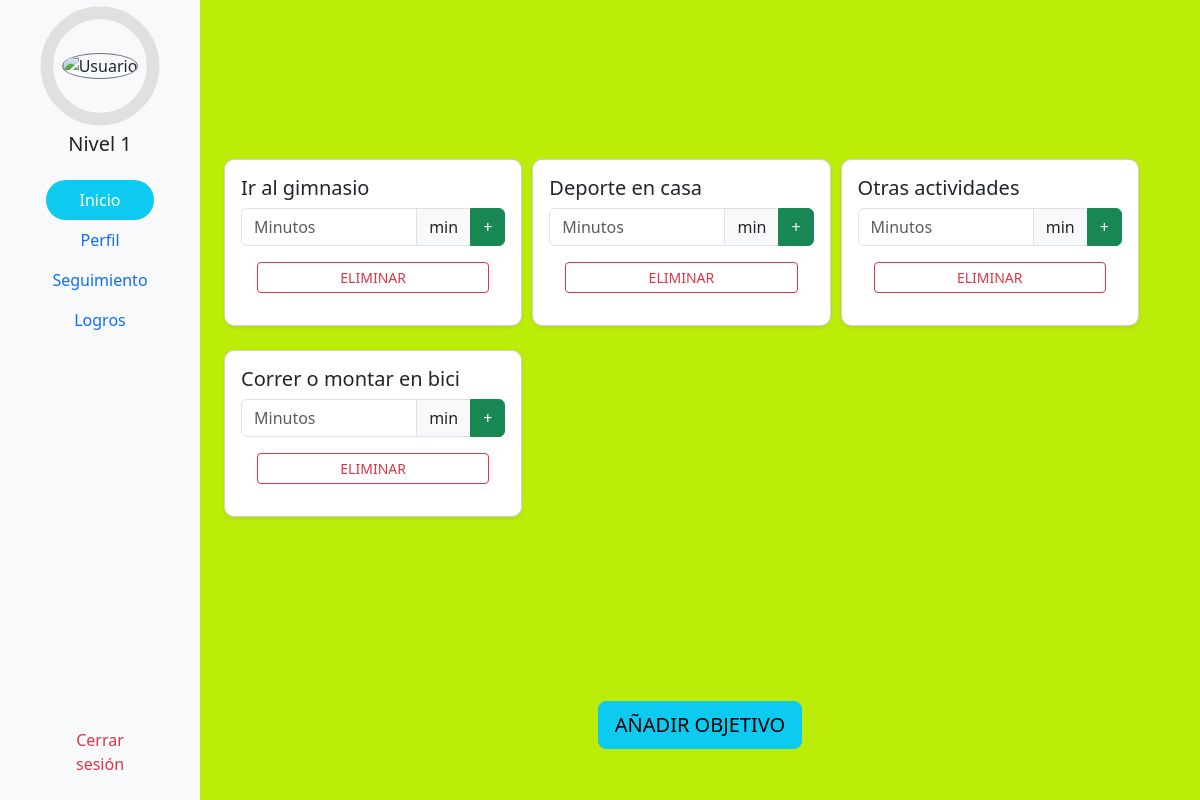
The page / (signed in) on the database as committed earlier.
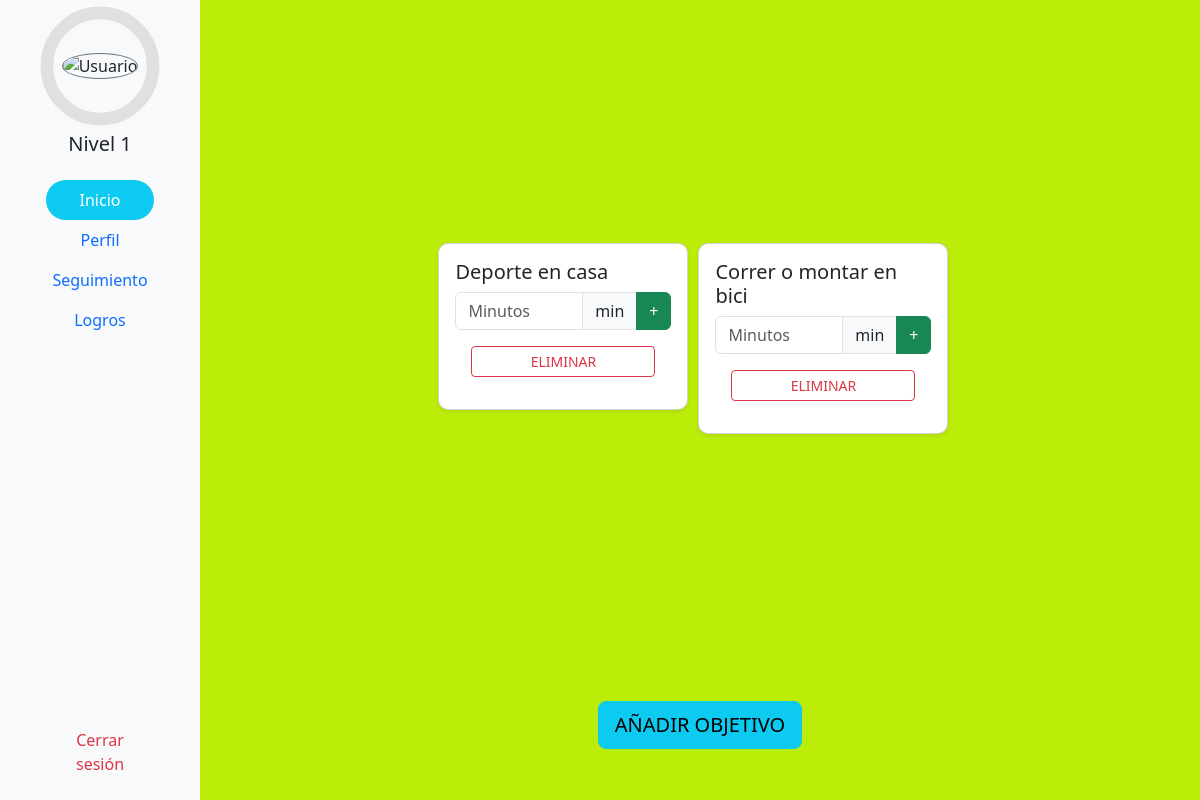
The same page on the database as committed later.
### fitt/models.py (models this page shows, shortened)
class Usuario(AbstractUser):
    nombre = models.CharField(max_length=50, verbose_name="Nombre")
    apellidos = models.CharField(max_length=100, verbose_name="Apellidos")
    email = models.EmailField(unique=True, verbose_name="Email")
    avatar = models.ImageField(upload_to="media/avatar/", blank=True, null=True, verbose_name="Foto de Perfil")
    fecha_registro = models.DateField(auto_now_add=True, verbose_name="Fecha de Registro")
    experiencia = models.PositiveIntegerField(default=0, verbose_name="Experiencia")
    nivel = models.PositiveIntegerField(default=1, verbose_name="Nivel")
    racha = models.PositiveIntegerField(default=0, verbose_name="Racha Actual")
    record = models.PositiveIntegerField(default=0, verbose_name="Racha Record")
    objetivos = models.ManyToManyField('Objetivo', through='ObjetivoUsuario', blank=True)
    class Meta:
        verbose_name = "Usuario"
        verbose_name_plural = "Usuarios"

class ObjetivoUsuario(models.Model):
    usuario = models.ForeignKey(Usuario, on_delete=models.CASCADE, verbose_name="Usuario")
    objetivo = models.ForeignKey(Objetivo, on_delete=models.CASCADE, verbose_name="Objetivo")
    class Meta:
        verbose_name = "Objetivo de Usuario"
        verbose_name_plural = "Objetivos de Usuario"

class Objetivo(models.Model):
    descripcion = models.CharField(max_length=100, verbose_name="Descripción")
    class Meta:
        verbose_name = "Objetivo"
        verbose_name_plural = "Objetivos"

### fitt/views.py (the view)
# urls.py: path('', IndexView.as_view(), name='index'),
class IndexView(LoginRequiredMixin, TemplateView):
    template_name = 'fitt/index.html'
    login_url = '/accounts/login/'
    def get_context_data(self, **otros):
        contexto = super().get_context_data(**otros)
        usuario = self.request.user
        contexto['usuario'] = usuario
        contexto['objetivos_usuario'] = ObjetivoUsuario.objects.filter(usuario=usuario).select_related("objetivo")
        return contexto

### fitt/templates/fitt/index.html (shortened to what this page needs)
{% extends "fitt/base.html" %}
{% block contenido %}
<div class="container-fluid">
  <div class="row">
      <nav class="col-md-3 col-lg-2 d-md-block bg-light sidebar sticky-top">
          <div class="text-center p-3">
              <div class="position-relative" id="menu_header">
                  <img src="https://images.unsplash.com/vector-1738941629169-33b5746e93a8?q=80&w=2960&auto=format&fit=crop&ixlib=rb-4.0.3&ixid=M3wxMjA3fDB8MHxwaG90by1wYWdlfHx8fGVufDB8fHx8fA%3D%3D" alt="Usuario" class="rounded-circle border border-secondary" width="100" height="100">
                  <div class="progress-circle position-absolute top-50 start-50 translate-middle">
                      <svg viewBox="0 0 36 36" class="circular-chart">
                          <path class="circle-bg" d="M18 2.0845a15.9155 15.9155 0 1 1 0 31.831a15.9155 15.9155 0 1 1 0-31.831"></path>
                          <path class="circle" d="M18 2.0845a15.9155 15.9155 0 1 1 0 31.831a15.9155 15.9155 0 1 1 0-31.831"></path>
                      </svg>
                  </div>
              </div>
              <h1 class="h5 mt-3">Nivel {{ usuario.nivel }}</h1>
              <ul class="nav flex-column mt-4">
                  <li class="nav-item">
                    <a class="nav-link btn btn-outline-info rounded-pill w-75 mx-auto text-center text-white bg-info" href="{% url 'index' %}">Inicio</a>
                  </li>
                  <li class="nav-item">
                      <a class="nav-link active" href="{% url 'perfil' %}">Perfil</a>
                  </li>
                  <li class="nav-item">
                      <a class="nav-link" href="{% url 'seguimiento' %}">Seguimiento</a>
                  </li>
                  <li class="nav-item">
                      <a class="nav-link" href="{% url 'logros' %}">Logros</a>
                  </li>
                  <li class="nav-item position-absolute bottom-0 start-50 translate-middle-x mb-3">
                      <a class="nav-link text-danger" href="#" onclick="document.getElementById('logout-form').submit(); return false;">Cerrar sesión</a>
                  </li>
              </ul>
          </div>
      </nav>
      <main class="col-md-9 ms-sm-auto col-lg-10 px-md-4 pb-5">
        <div class="container py-4">
          <div class="row g-4">
            {% for objetivo_usuario in objetivos_usuario %}
              <div class="col-md-4 min-width-250">
                <div class="card p-3 shadow-sm">
                    <h5 class="card-title">{{ objetivo_usuario.objetivo.descripcion }}</h5>
                    <form method="POST" action="{% url 'registro_create' %}">
                        <div class="input-group">
                            <input type="number" class="form-control tiempo-input" placeholder="Minutos" min="0" max="1440" id="duracion-{{ objetivo_usuario.id }}" name="duracion">
                            <span class="input-group-text">min</span>
                            <button class="btn btn-success btn-agregar" type="submit">+</button>
                        </div>
                    </form>
                    <a href="{% url 'objetivo_delete' objetivo_usuario.id %}" class="btn btn-outline-danger btn-sm m-3">ELIMINAR</a>
                </div>
              </div>
            {% empty %}
            <div class="card p-3 shadow-sm">
              <p>Aún no tienes objetivos asignados.</p>
            </div>
            {% endfor %}
          </div>
        </div>
        <div class="text-center my-4">
            <a href="{% url 'objetivo_create' %}" class="btn btn-info btn-lg">AÑADIR OBJETIVO</a>
        </div>
      </main>
    </div>
  </div>
{% endblock %}

### fitt/templates/fitt/base.html (shortened to what this page needs)
{% load static %}
<!DOCTYPE html>
<html lang="es">
<head>
  <link href="https://cdn.jsdelivr.net/npm/bootstrap@5.3.0-alpha3/dist/css/bootstrap.min.css" rel="stylesheet">
  <link rel="stylesheet" type="text/css" href="{% static 'css/styles.css' %}">
</head>
    <body>
        {% block contenido %}{% endblock %}
    </body>
</html>

### fitt/static/css/styles.css (style rules this page uses)
.sidebar { height: 100vh; }
#menu_header { align-content: center; height: 100px; }
.min-width-250 { min-width: 250px; margin-right: 10px; padding: 0%; width: 31.333333%; }
.progress-circle { width: 120px; height: 120px; }
.circular-chart { width: 100%; height: 100%; transform: rotate(-90deg); }
.card { display: flex; min-width: 250px; border-radius: 10px; }
body { background-color: #bced09; height: 100%; margin: 0; }
.container { min-height: 90%; display: flex; justify-content: center; align-items: center; }
form { display: flex; flex-direction: column; justify-content: space-between; flex-grow: 1; }

Rows that differ between the two databases and show on the page:
removed ObjetivoUsuario: objetivo.descripcion "Ir al gimnasio"
removed ObjetivoUsuario: objetivo.descripcion "Otras actividades"
